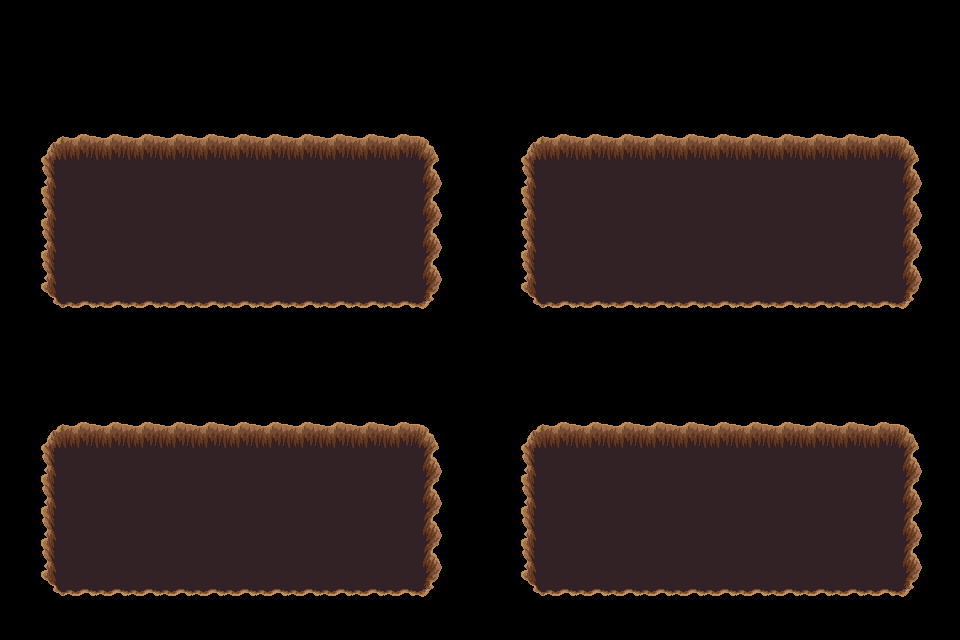

The image is a tile-based game level rendered from a .tmx file. Its description and complete source (layers, tilesets, objects, tile grids) follow:
An orthogonal 30x20 tile map with 32x32 px tiles, 1 tile layer (trou), 2 tilesets.

<map version="1.4" tiledversion="1.4.3" orientation="orthogonal" renderorder="right-down" width="30" height="20" tilewidth="32" tileheight="32" infinite="0" nextlayerid="9" nextobjectid="1">
 <tileset firstgid="1" source="../../dungeon_green.tsx" />
 <tileset firstgid="530" source="../../dungeon.tsx" />
 <layer id="8" name="trou" width="30" height="20">
  <data encoding="csv">
0,0,0,0,0,0,0,0,0,0,0,0,0,0,0,0,0,0,0,0,0,0,0,0,0,0,0,0,0,0,
0,0,0,0,0,0,0,0,0,0,0,0,0,0,0,0,0,0,0,0,0,0,0,0,0,0,0,0,0,0,
0,0,0,0,0,0,0,0,0,0,0,0,0,0,0,0,0,0,0,0,0,0,0,0,0,0,0,0,0,0,
0,0,0,0,0,0,0,0,0,0,0,0,0,0,0,0,0,0,0,0,0,0,0,0,0,0,0,0,0,0,
0,432,433,433,433,433,433,433,433,433,433,433,433,434,0,0,432,433,433,433,433,433,433,433,433,433,433,433,434,0,
0,455,456,456,456,456,456,456,456,456,456,456,456,457,0,0,455,456,456,456,456,456,456,456,456,456,456,456,457,0,
0,455,456,456,456,456,456,456,456,456,456,456,456,457,0,0,455,456,456,456,456,456,456,456,456,456,456,456,457,0,
0,455,456,456,456,456,456,456,456,456,456,456,456,457,0,0,455,456,456,456,456,456,456,456,456,456,456,456,457,0,
0,455,456,456,456,456,456,456,456,456,456,456,456,457,0,0,455,456,456,456,456,456,456,456,456,456,456,456,457,0,
0,478,479,479,479,479,479,479,479,479,479,479,479,480,0,0,478,479,479,479,479,479,479,479,479,479,479,479,480,0,
0,0,0,0,0,0,0,0,0,0,0,0,0,0,0,0,0,0,0,0,0,0,0,0,0,0,0,0,0,0,
0,0,0,0,0,0,0,0,0,0,0,0,0,0,0,0,0,0,0,0,0,0,0,0,0,0,0,0,0,0,
0,0,0,0,0,0,0,0,0,0,0,0,0,0,0,0,0,0,0,0,0,0,0,0,0,0,0,0,0,0,
0,432,433,433,433,433,433,433,433,433,433,433,433,434,0,0,432,433,433,433,433,433,433,433,433,433,433,433,434,0,
0,455,456,456,456,456,456,456,456,456,456,456,456,457,0,0,455,456,456,456,456,456,456,456,456,456,456,456,457,0,
0,455,456,456,456,456,456,456,456,456,456,456,456,457,0,0,455,456,456,456,456,456,456,456,456,456,456,456,457,0,
0,455,456,456,456,456,456,456,456,456,456,456,456,457,0,0,455,456,456,456,456,456,456,456,456,456,456,456,457,0,
0,455,456,456,456,456,456,456,456,456,456,456,456,457,0,0,455,456,456,456,456,456,456,456,456,456,456,456,457,0,
0,478,479,479,479,479,479,479,479,479,479,479,479,480,0,0,478,479,479,479,479,479,479,479,479,479,479,479,480,0,
0,0,0,0,0,0,0,0,0,0,0,0,0,0,0,0,0,0,0,0,0,0,0,0,0,0,0,0,0,0
</data>
 </layer>
</map>
